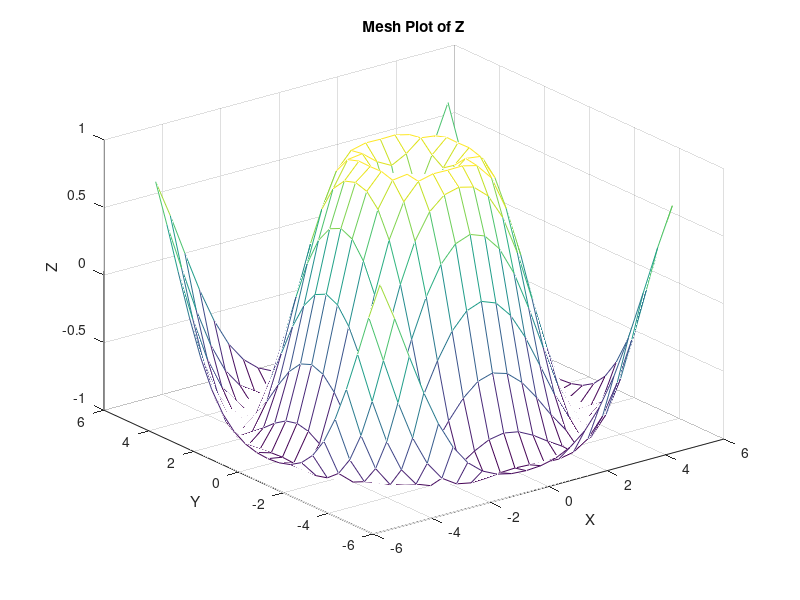
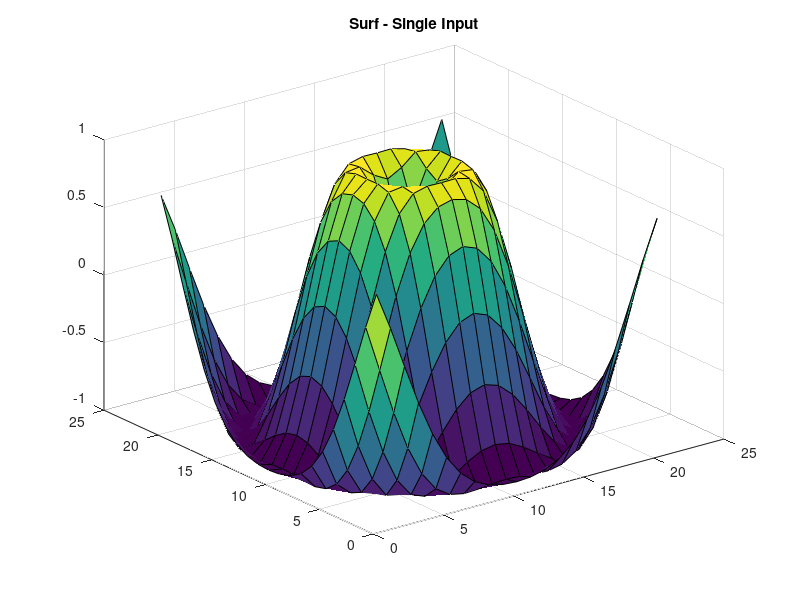
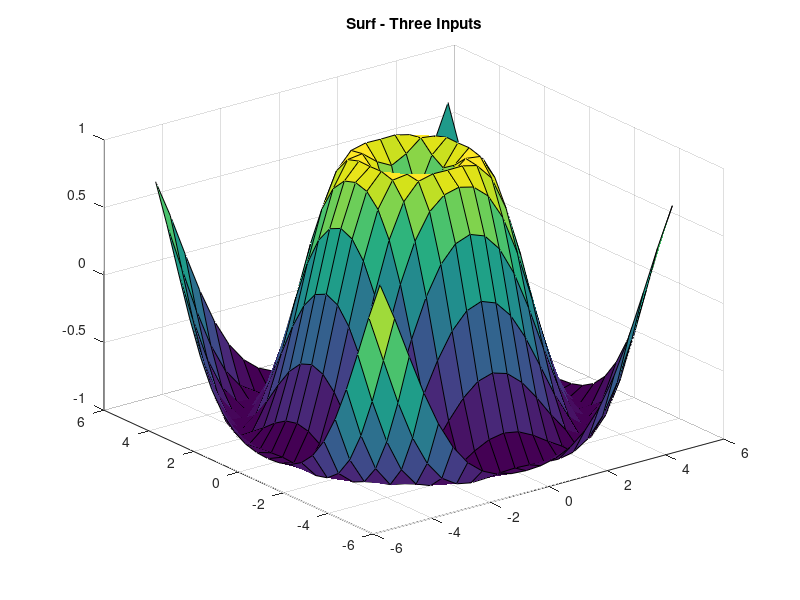
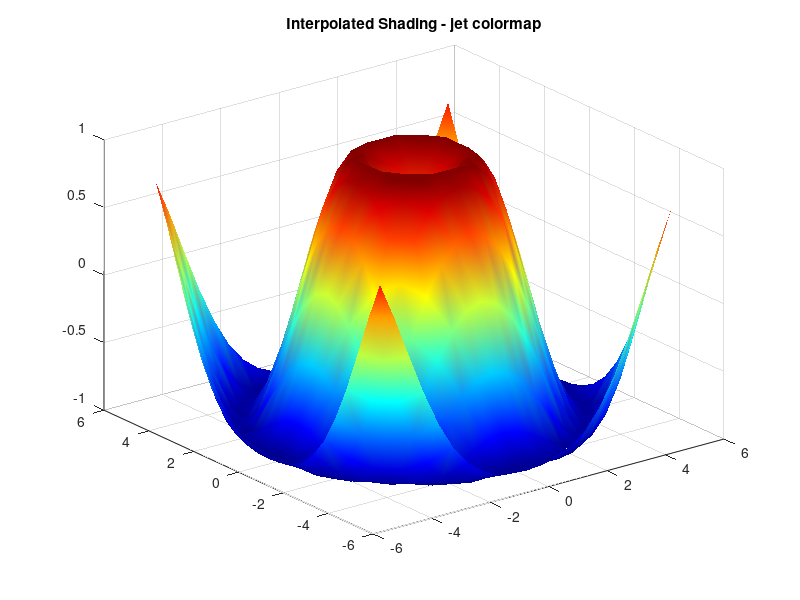

Write MATLAB code to recreate these figures, in order.
%% PROBLEM 5.31:
% Create x and y vectors from -5 to +5 with spacing of 0.5.
% Use meshgrid to map x and y onto 2D arrays X and Y.
% Calculate Z = sin(sqrt(X^2 + Y^2))
% a. mesh plot
% b. surf plot (single input vs three inputs)
% c. interpolated shading with different colormaps
% d. contour plot with clabel labels
% e. combination surface and contour plot

x = -5:0.5:5;
y = -5:0.5:5;
[X, Y] = meshgrid(x, y);
Z = sin(sqrt(X.^2 + Y.^2));

% a. Mesh plot
figure;
mesh(X, Y, Z);
title('Mesh Plot of Z');
xlabel('X'); ylabel('Y'); zlabel('Z');

% b. Surf plot
figure;
surf(Z);
title('Surf - Single Input');

figure;
surf(X, Y, Z);
title('Surf - Three Inputs');

% c. Interpolated shading
figure;
surf(X, Y, Z);
shading interp;
colormap jet;
title('Interpolated Shading - jet colormap');

% d. Contour with labels
figure;
C = contour(X, Y, Z);
clabel(C);
title('Contour Plot');
xlabel('X'); ylabel('Y');

% e. Surface + contour combo
figure;
surfc(X, Y, Z);
title('Surface + Contour');
xlabel('X'); ylabel('Y'); zlabel('Z');
